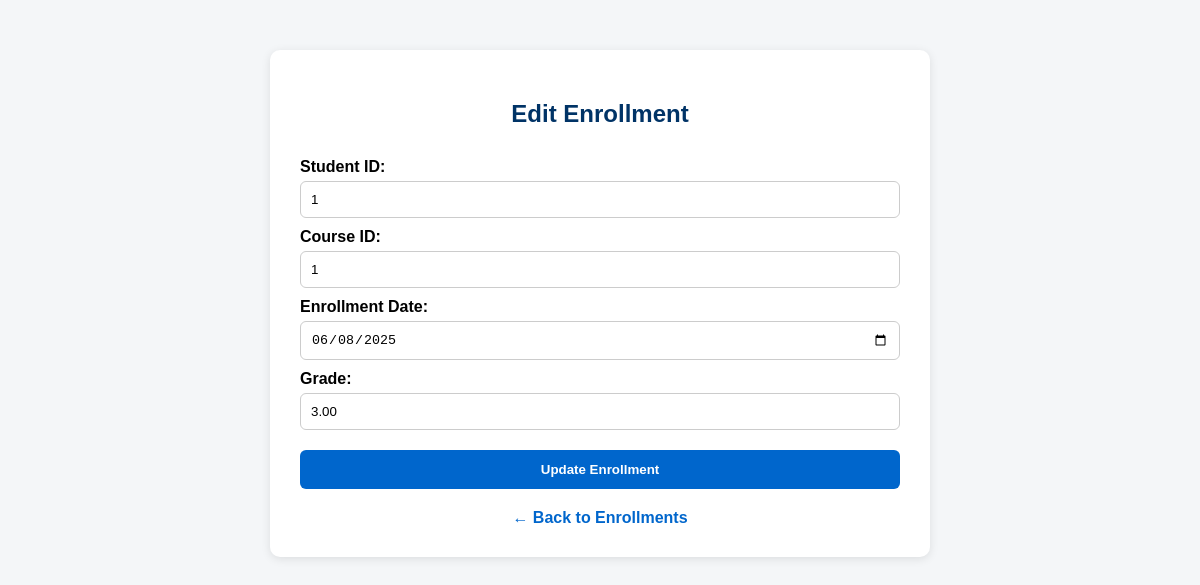
Page /edit_enrollment.php?id=1 on the committed database.
### tables this page shows
CREATE TABLE `enrollment` (
  `Enrollment_ID` int(11) NOT NULL,
  `Student_ID` int(11) DEFAULT NULL,
  `Course_ID` int(11) DEFAULT NULL,
  `Enrollment_Date` date DEFAULT NULL,
  `Grade` varchar(5) DEFAULT NULL
);

### edit_enrollment.php (the view, shortened to what this page needs)
<?php
include 'db.php';
$id = isset($_GET['id']) ? (int)$_GET['id'] : 0;
$result = $conn->query("SELECT * FROM enrollment WHERE Enrollment_ID = $id");
$row = $result->fetch_assoc();
?>
<!DOCTYPE html>
<html lang="en">
<head>
</head>
<body>
<div class="container">
  <h2>Edit Enrollment</h2>
  <form method="POST">
    <label>Student ID:</label>
    <input type="text" name="Student_ID" value="<?= htmlspecialchars($row['Student_ID']) ?>" required>
    <label>Course ID:</label>
    <input type="text" name="Course_ID" value="<?= htmlspecialchars($row['Course_ID']) ?>" required>
    <label>Enrollment Date:</label>
    <input type="date" name="Enrollment_Date" value="<?= htmlspecialchars($row['Enrollment_Date']) ?>" required>
    <label>Grade:</label>
    <input type="text" name="Grade" value="<?= htmlspecialchars($row['Grade']) ?>">
    <button type="submit">Update Enrollment</button>
  </form>
  <a href="admin-enrollment.php" class="back-link">← Back to Enrollments</a>
</div>
</body>
</html>

### edit_enrollment.php (style rules this page uses)
body { font-family: Arial, sans-serif; background-color: #f4f6f8; margin: 0; padding: 0; }
.container { max-width: 600px; margin: 50px auto; background: #fff; padding: 30px; border-radius: 10px; box-shadow: 0 2px 10px rgba(0, 0, 0, 0.1); }
h2 { text-align: center; color: #003366; margin-bottom: 30px; }
form label { display: block; margin: 10px 0 5px; font-weight: bold; }
form input[type="text"], form input[type="date"] { width: 100%; padding: 10px; border: 1px solid #ccc; border-radius: 6px; box-sizing: border-box; }
button { background-color: #0066cc; color: white; padding: 12px 20px; border: none; border-radius: 6px; cursor: pointer; font-weight: bold; margin-top: 20px; width: 100%; }
.back-link { display: block; text-align: center; margin-top: 20px; text-decoration: none; color: #0066cc; font-weight: bold; }

### rows in the picture
enrollment: Student_ID "1", Course_ID "1", Enrollment_Date "06/08/2025", Grade "3.00"
